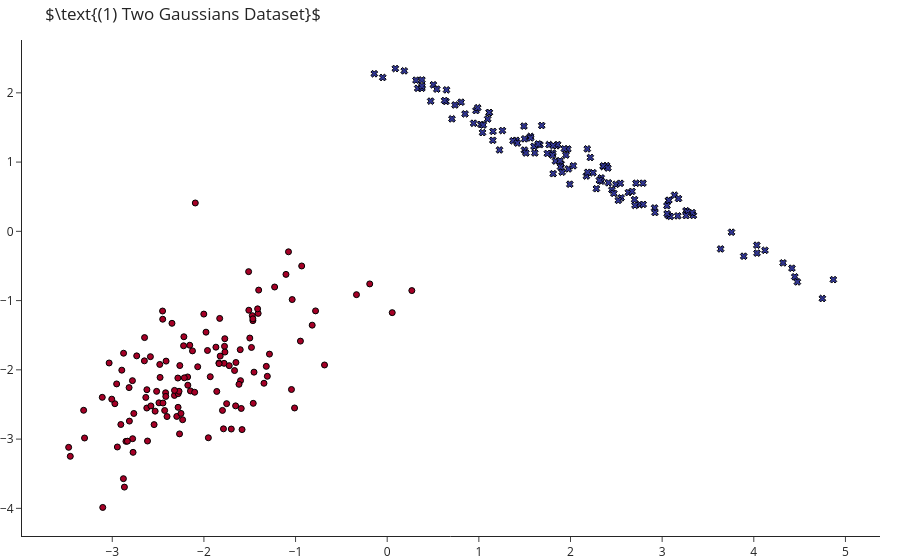

This figure's notebook cell:
### Markdown cell above
## Generate Data Scenario
To load the desired dataset call corresponding function

### Code cell
np.random.seed(1)
m = 250
symbols = np.array(["circle", "x"])

def triangle():
    x = np.random.uniform(low=-5, high=5, size=(m, 2))
    return (x, np.array(x[:,0] < x[:,1], dtype=np.int)), "Linear Separation"
    
def circular(radius=9):
    x = np.random.uniform(low=-5, high=5, size=(m, 2))
    return (x, np.array(x[:,0]**2 + x[:,1]**2 <= radius, dtype=np.int)), "Circle"

def rectangles():
    x = np.random.uniform(low=-5, high=5, size=(m, 2))
    return (x, np.array( ((-5 <= x[:,0]) & (x[:,0] <= 0) & (-4 <= x[:,1]) & (x[:, 1] <= 0)) |
                         ((1 <= x[:,0])  & (x[:,0] <= 5) & (-1 <= x[:,1]) & (x[:, 1] <= 4)), dtype=np.int)), \
    "Two Rectangles"

def gaussians(p=.5):
    mu, cov = np.array([[-2,-2], [2,1]]), np.array([[[.6, .4], [.4, .6]], [[1.4, -0.9], [-0.9, .6 ]]])
    
    x, y = [], []
    for _ in range(m):
        y.append(int(np.random.uniform() <= p))
        x.append(np.random.multivariate_normal(mu[y[-1]], cov[y[-1]]))
    return (np.array(x), np.array(y)), "Two Gaussians"

def moons():
    return make_moons(n_samples=m, noise=0.2, random_state=0), "Moons"


# To load different datasets replace `triangle()` with one of the other possible datasets
(X, y), title = gaussians()
lims = np.array([X.min(axis=0), X.max(axis=0)]).T + np.array([-.2, .2])

go.Figure(data=[go.Scatter(x=X[:,0], y=X[:,1], mode="markers", showlegend=False,
                           marker=dict(color=y, symbol=symbols[y], line=dict(color="black", width=1),
                                       colorscale=[custom[0], custom[-1]]))], 
          layout=go.Layout(title= rf"$\text{{(1) {title} Dataset}}$")).show()

### Figure 1 — Plotly figure (JSON) as saved in the notebook; plotly's stock layout.template omitted (floating-point values rounded to 4 significant figures; data arrays with more than 128 entries replaced by an {"elided": "..."} marker saying what was removed)
{"data": [{"marker": {"color": {"elided": "250 int values"}, "colorscale": [[0, "rgb(165,0,38)"], [1, "rgb(49,54,149)"]], "line": {"color": "black", "width": 1}, "symbol": {"elided": "250 str values"}}, "mode": "markers", "showlegend": false, "type": "scatter", "x": {"elided": "250 float values"}, "y": {"elided": "250 float values"}}], "layout": {"title": {"text": "$\\text{(1) Two Gaussians Dataset}$"}}}
